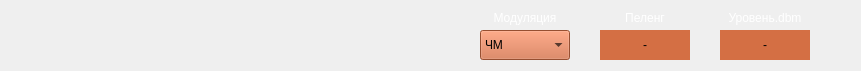
  <widget class="QWidget" name="widget_9" native="true">
   <property name="geometry">
    <rect>
     <x>810</x>
     <y>50</y>
     <width>861</width>
     <height>71</height>
    </rect>
   </property>
   <widget class="QLabel" name="lbl_14">
    <property name="geometry">
     <rect>
      <x>480</x>
      <y>10</y>
      <width>90</width>
      <height>16</height>
     </rect>
    </property>
    <property name="styleSheet">
     <string notr="true">color: rgb(255, 255, 255);
font: 9pt &quot;MS Shell Dlg 2&quot;;</string>
    </property>
    <property name="text">
     <string>Модуляция</string>
    </property>
    <property name="alignment">
     <set>Qt::AlignCenter</set>
    </property>
   </widget>
   <widget class="QLabel" name="lbl_15">
    <property name="geometry">
     <rect>
      <x>600</x>
      <y>10</y>
      <width>90</width>
      <height>16</height>
     </rect>
    </property>
    <property name="styleSheet">
     <string notr="true">color: rgb(255, 255, 255);
font: 9pt &quot;MS Shell Dlg 2&quot;;</string>
    </property>
    <property name="text">
     <string>Пеленг</string>
    </property>
    <property name="alignment">
     <set>Qt::AlignCenter</set>
    </property>
   </widget>
   <widget class="QComboBox" name="cb_mod">
    <property name="geometry">
     <rect>
      <x>480</x>
      <y>30</y>
      <width>90</width>
      <height>30</height>
     </rect>
    </property>
    <property name="styleSheet">
     <string notr="true">background-color: rgb(212, 111, 68)</string>
    </property>
    <item>
     <property name="text">
      <string>ЧМ</string>
     </property>
    </item>
    <item>
     <property name="text">
      <string>АМ</string>
     </property>
    </item>
    <item>
     <property name="text">
      <string>ППРЧ</string>
     </property>
    </item>
    <item>
     <property name="text">
      <string>qphase</string>
     </property>
    </item>
    <item>
     <property name="text">
      <string>freq</string>
     </property>
    </item>
   </widget>
   <widget class="QLabel" name="lbl_peleng">
    <property name="geometry">
     <rect>
      <x>600</x>
      <y>30</y>
      <width>90</width>
      <height>30</height>
     </rect>
    </property>
    <property name="styleSheet">
     <string notr="true">background-color: rgb(212, 111, 68)</string>
    </property>
    <property name="text">
     <string>-</string>
    </property>
    <property name="alignment">
     <set>Qt::AlignCenter</set>
    </property>
   </widget>
   <widget class="QLabel" name="lbl_peleng_2">
    <property name="geometry">
     <rect>
      <x>720</x>
      <y>30</y>
      <width>90</width>
      <height>30</height>
     </rect>
    </property>
    <property name="styleSheet">
     <string notr="true">background-color: rgb(212, 111, 68)</string>
    </property>
    <property name="text">
     <string>-</string>
    </property>
    <property name="alignment">
     <set>Qt::AlignCenter</set>
    </property>
   </widget>
   <widget class="QLabel" name="lbl_16">
    <property name="geometry">
     <rect>
      <x>720</x>
      <y>10</y>
      <width>90</width>
      <height>16</height>
     </rect>
    </property>
    <property name="styleSheet">
     <string notr="true">color: rgb(255, 255, 255);
font: 9pt &quot;MS Shell Dlg 2&quot;;</string>
    </property>
    <property name="text">
     <string>Уровень.dbm</string>
    </property>
    <property name="alignment">
     <set>Qt::AlignCenter</set>
    </property>
   </widget>
  </widget>
